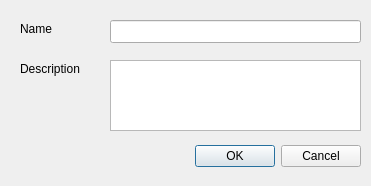
<ui version="4.0" >
 <class>uploadDialog</class>
 <widget class="QDialog" name="uploadDialog" >
  <property name="geometry" >
   <rect>
    <x>0</x>
    <y>0</y>
    <width>371</width>
    <height>186</height>
   </rect>
  </property>
  <property name="windowTitle" >
   <string>Upload</string>
  </property>
  <property name="modal" >
   <bool>true</bool>
  </property>
  <widget class="QDialogButtonBox" name="buttonBox" >
   <property name="geometry" >
    <rect>
     <x>20</x>
     <y>140</y>
     <width>341</width>
     <height>32</height>
    </rect>
   </property>
   <property name="orientation" >
    <enum>Qt::Horizontal</enum>
   </property>
   <property name="standardButtons" >
    <set>QDialogButtonBox::Cancel|QDialogButtonBox::Ok</set>
   </property>
   <property name="centerButtons" >
    <bool>false</bool>
   </property>
  </widget>
  <widget class="QLineEdit" name="uploadname" >
   <property name="geometry" >
    <rect>
     <x>110</x>
     <y>20</y>
     <width>251</width>
     <height>23</height>
    </rect>
   </property>
  </widget>
  <widget class="QPlainTextEdit" name="uploaddescription" >
   <property name="geometry" >
    <rect>
     <x>110</x>
     <y>60</y>
     <width>251</width>
     <height>71</height>
    </rect>
   </property>
  </widget>
  <widget class="QLabel" name="label_2" >
   <property name="geometry" >
    <rect>
     <x>20</x>
     <y>20</y>
     <width>56</width>
     <height>17</height>
    </rect>
   </property>
   <property name="text" >
    <string>Name</string>
   </property>
  </widget>
  <widget class="QLabel" name="label_3" >
   <property name="geometry" >
    <rect>
     <x>20</x>
     <y>60</y>
     <width>71</width>
     <height>17</height>
    </rect>
   </property>
   <property name="text" >
    <string>Description</string>
   </property>
  </widget>
 </widget>
 <resources/>
 <connections>
  <connection>
   <sender>buttonBox</sender>
   <signal>rejected()</signal>
   <receiver>uploadDialog</receiver>
   <slot>reject()</slot>
   <hints>
    <hint type="sourcelabel" >
     <x>316</x>
     <y>260</y>
    </hint>
    <hint type="destinationlabel" >
     <x>286</x>
     <y>274</y>
    </hint>
   </hints>
  </connection>
 </connections>
</ui>
